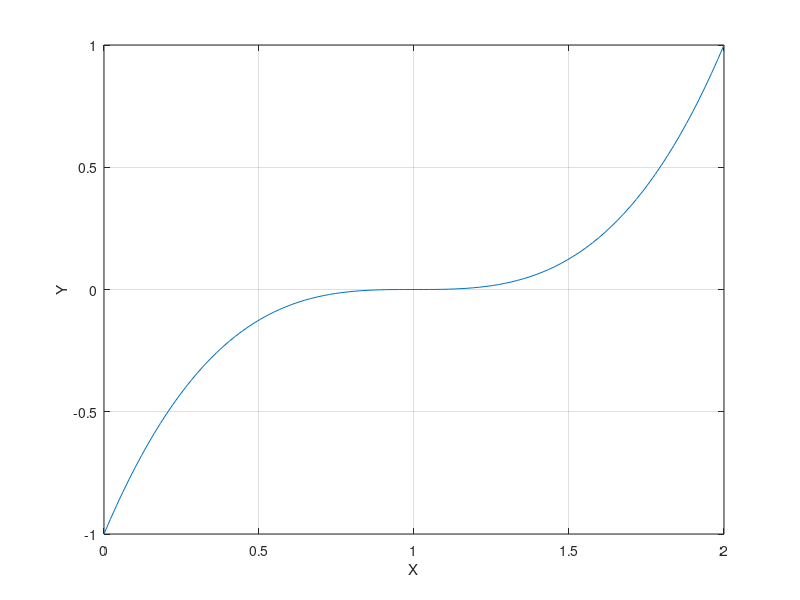

Write the MATLAB code that produced this figure.
clf; % limpiar la gráfica del plano

delta = 1;

x = linspace(1-delta, 1+delta);
y = (x.^3)-(3*(x.^2))+(3*x)-1;

plot(x, y);
xlabel('X');
ylabel('Y');
grid;
